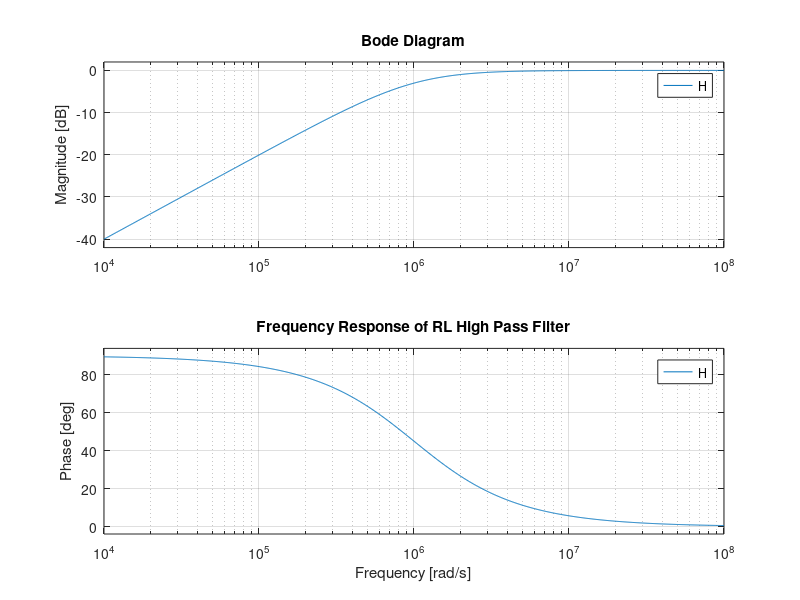

Reproduce this figure in MATLAB.
% Step 1: Define the values of R and L
% Md. Roknuzzaman Rikon
% 26-09-2024
R = 1e3; % resistance in ohms  
L = 1e-3; % inductance in henries  

% Step 2: Calculate the transfer function  
H = tf([L 0], [L R]);  

% Step 3: Plot the frequency response  
bode(H);  
title('Frequency Response of RL High Pass Filter');  
grid on;  
